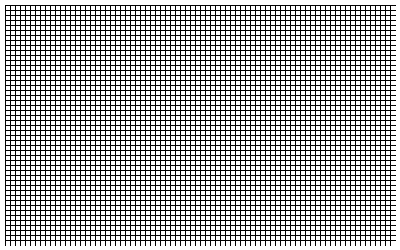
Frame 1 (no input)
Frame 60 (the mouse pressed at the canvas centre just before this capture): identical to frame 1, image omitted
Frame 120 (the mouse held since frame 60 and released just before this capture): identical to frame 1, image omitted

The Processing sketch that drew this single still picture (run headless with seeded random() and noise(); from frame 60 on, the mouse is pressed at the canvas centre):

// Processing sketch: processing_180340
// ── processing_180340.pde


void setup(){
size(400,250);

strokeWeight(.4);}

void draw(){
  background(255);
  if(mouseX <= width/2){
for(float x = 5; x< width-5; x += 5){

  line(x, 5,x, height-5);
}
if(mouseX <= width/2 && mouseY <=height/2 ){
for(float x = 5; x< width-5; x += 5){
  for(float y = 5; y<height-5; y += 5){
line(x, 5,x, height-5);
 line(5,y, width-5,y);
  }}
}

  }
  else{
  for(float y = 5; y<height-5; y += 5){
      line(5,y, width-5,y);
  }
}
}
